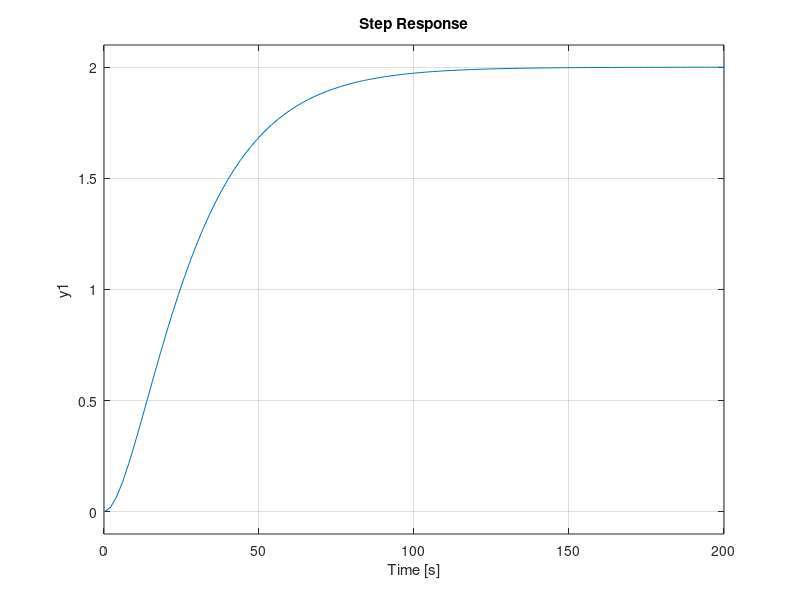

The MATLAB script that drew this image: (Note: this script raises an error after producing the figure.)
clear all
close all

k = 2;
T1 = 10;
T2 = 20;
s = tf('s');
G=k/((T1*s+1)*(T2*s+1));
figure(1);
hold on;
grid on;
step(G);
%%
T0 = 3.68;
Tk = 45.1-T0;

G12 = (k*exp(-s*T0))/(Tk*s+1)
grid on;
step(G12);
%%
k1 = 1;
k2 = 7;
k3 = 8;
TzewN = -20;
Tw1N = 20;
Tw2N = 15;
TkzN = 30;
V1N = k1*k2*2.5;
V2N = V1N*0.7;
cpN = 1000;
ppN = 1.2;
qkN = 18000;
fkN = qkN/(cpN*ppN*(TkzN-Tw2N));
fk0 = fkN;
ks1 = (cpN*ppN*fkN*(TkzN-Tw2N))/(Tw1N-2*TzewN+Tw2N);
ks2 = ks1;
k0 = ((cpN*ppN*fkN)*(TkzN-Tw1N)-ks1*(Tw1N-TzewN))/(Tw1N-Tw2N);
Cv1 = cpN*ppN*V1N;
Cv2 = cpN*ppN*V2N;
a_1 = cpN*ppN*fk0;

a=a_1;
b = Cv1*Cv2;
c = (Cv1*a_1+Cv1*ks2+Cv1*k0+Cv2*a_1+Cv2*ks1+Cv2*k0);
d = (a_1^2+a_1*ks2+a_1*k0  +a_1*ks1+ks1*ks2+ks1*k0    +k0*ks2);

Kk2 = (4*b*a*(k0+a))/(c^2);
T01 = (2*b)/(c);

figure(2);
hold on;
G13 = (Kk2)/((T01*s+1)^2);
%G13 = (k0*a+a*a)/(b*s^2+c*s+d);
bode(G13);                           
%model_K = (Kk/KT*s+1)*exp(-s*Kt0);

%1/t1 = 1/0,0508 = 19,68
%1/t2 = 1/0,243  =  4,115

%sprawdzenie - charakterystyka czerwona i niebieska pokrywają się, a więc
%dobrze odczytano parametry 
% G14 = (0.622)/(((1/0.0508)*s+1)*((1/0.243)*s+1));
% bode(G14);

grid on;







